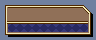

A 2D game scene composited from a Tiled map and its tileset images. What follows is a short description and the map's XML, with every tile layer's data as written:
An orthogonal 12x5 tile map with 8x8 px tiles, 1 tile layer (Tile Layer 1).

<map version="1.9" tiledversion="1.9.2" orientation="orthogonal" renderorder="right-down" width="12" height="5" tilewidth="8" tileheight="8" infinite="0" nextlayerid="2" nextobjectid="1">
 <tileset firstgid="1" name="BobAnimsOffTiles" tilewidth="8" tileheight="8" tilecount="32" columns="8">
  <image source="../../Image/Png/BobAnimsOffTiles.png" width="64" height="32" />
 </tileset>
 <layer id="1" name="Tile Layer 1" width="12" height="5">
  <data encoding="csv">
1073741844,13,13,13,13,13,13,13,13,13,18,1,
19,7,7,7,7,7,7,7,7,7,17,23,
16,1073741830,1073741830,1073741830,1073741830,1073741830,1073741830,1073741830,1073741830,1073741830,1073741830,2147483670,
19,2,2,2,2,2,2,2,2,2,2,2147483670,
20,1073741827,1073741827,1073741827,1073741827,1073741827,1073741827,1073741827,1073741827,1073741827,1073741827,2147483669
</data>
 </layer>
</map>
